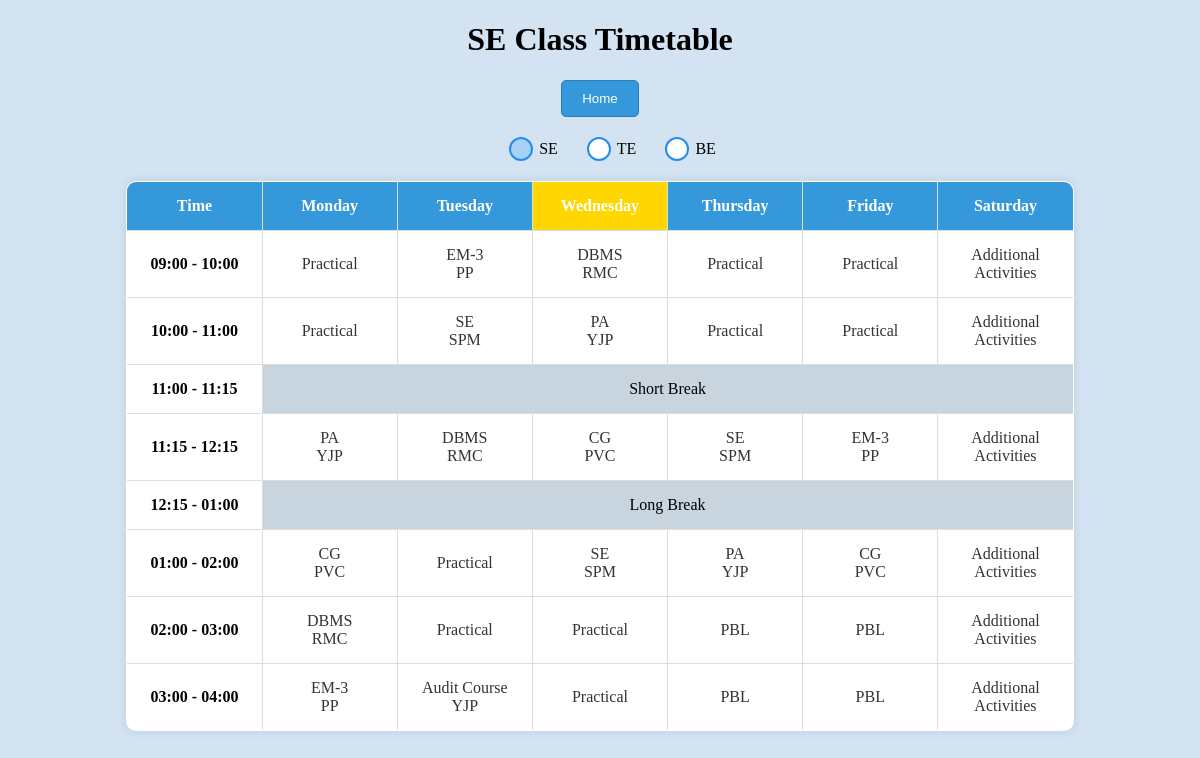
Page /it_se_tt (signed in) on the committed database.
### tables this page shows
CREATE TABLE "IT_SE_TT" (
    id INTEGER PRIMARY KEY,
    day TEXT NOT NULL,
    time_slot TEXT NOT NULL,
    subject TEXT,
    instructor TEXT,
    room TEXT,
    UNIQUE (day, time_slot)
);

### app.py (the view)
@app.route('/it_se_tt')
def it_se_tt():
    if 'admin_username' not in session:
        return redirect(url_for('admin_login'))
    timetable_data = query_db('SELECT * FROM IT_SE_TT ORDER BY day, time_slot')
    return render_template('it_se_tt.html',timetable_data = timetable_data)

### app.py (called while the page is built)
def get_db():
    db = getattr(g, '_database', None)
    if db is None:
        db = g._database = sqlite3.connect(app.config['DATABASE'])
        db.row_factory = sqlite3.Row
    return db

def query_db(query, args=(), one=False):
    cur = get_db().execute(query, args)
    result = cur.fetchall()
    cur.close()
    column_names = [column[0] for column in cur.description]
    if not result:
        return None
    if one:
        return dict(zip(column_names, result[0]))
    return [dict(zip(column_names, row)) for row in result]

### templates/it_se_tt.html (shortened to what this page needs)
<!DOCTYPE html>
<html lang="en">
<head>
</head>
<body>
  <h1>SE Class Timetable</h1>
  <button class="home-button" onclick="redirectToAdminOptions()">Home</button>
  <div class="toggles">
    <label for="seRadio">SE</label>
    <label for="teRadio">TE</label>
    <label for="beRadio">BE</label>
  </div>
  <table border="1" class = "timetable-table">
    <tr>
      <th>Time</th>
      <th>Monday</th>
      <th>Tuesday</th>
      <th>Wednesday</th>
      <th>Thursday</th>
      <th>Friday</th>
      <th>Saturday</th>
    </tr>
    {% for time_slot in ['09:00 - 10:00', '10:00 - 11:00', '11:00 - 11:15', '11:15 - 12:15', '12:15 - 01:00', '01:00 - 02:00', '02:00 - 03:00','03:00 - 04:00'] %}
    <tr>
      <td>{{ time_slot }}</td>
      {% for day in ['Monday', 'Tuesday', 'Wednesday', 'Thursday', 'Friday', 'Saturday'] %}
      {% if time_slot == '11:00 - 11:15' or time_slot == '12:15 - 01:00' %}
      {% if day == 'Monday' %}
      <td colspan="6" style="background-color: rgb(200, 212, 222); text-align: center;">
        {% if time_slot == '11:00 - 11:15' %}
        Short Break
        {% elif time_slot == '12:15 - 01:00' %}
        Long Break
        {% endif %}
      </td>
      {% endif %}
      {% else %}
      <td>
        {% for entry in timetable_data %}
          {% if entry.day == day and entry.time_slot == time_slot %}
            {% if entry.instructor is not none %}
              <a onclick='confirmNavigation("{{ entry.subject }}", "{{ entry.time_slot }}", "{{ entry.instructor }}")'>
                {{ entry.subject }} <br>
                {{ entry.instructor }} <br>
              </a>
            {% else %}
              <a onclick='confirmNavigation("{{ entry.subject }}", "{{ entry.time_slot }}")'>
                {{ entry.subject }} <br>
              </a>
            {% endif %}
          {% endif %}
        {% endfor %}
      </td>
      {% endif %}
      {% endfor %}
    </tr>
    {% endfor %}
  </table>
</body>
</html>

### templates/it_se_tt.html (style rules this page uses)
h1 { text-align: center; }
body { background-color: #D3E3F1; }
table { border-collapse: collapse; width: 50%; margin: auto; background-color: #fff; }
th, td { text-align: center; padding: 8px 0px 8px 0px; border: 1px solid black; }
td { transition: background-color 0.3s ease-in-out; width: 80px; }
tr>td:nth-child(1) { font-weight: bold; }
a { text-decoration: none; color: inherit; cursor: pointer; display: block; }
input[type="radio"]+label { position: relative; padding-left: 30px; cursor: pointer; display: inline-block; line-height: 24px; font-size: 16px; }
input[type="radio"]+label:before { content: ""; position: absolute; left: 0; top: 50%; transform: translateY(-50%); width: 20px; height: 20px; border: 2px solid rgb(37, 141, 233); background-color: #fff; border-radius: 50%; transition: background-color 0.3s ease-in-out; }
input[type="radio"]:checked+label:before { background-color: rgb(167, 209, 246); }
.toggles { margin: 20px; text-align: center; }
.home-button { display: block; margin: 20px auto; padding: 10px 20px; text-align: center; text-decoration: none; color: #fff; background-color: #3498db; border: 1px solid #2980b9; border-radius: 5px; cursor: pointer; transition: background-color 0.3s ease-in-out; }
table { border-collapse: collapse; width: 80%; margin: auto; background-color: #fff; margin-top: 20px; border-radius: 10px; overflow: hidden; box-shadow: 0 0 10px rgba(0, 0, 0, 0.1); }
th, td { text-align: center; padding: 15px 10px; border: 1px solid #ddd; }
th { background-color: #3498db; color: #fff; }
td { transition: background-color 0.3s ease-in-out; }
td a { color: #333; text-decoration: none; display: block; }
th.current-day { background-color: #FFD700; }

### rows in the picture
IT_SE_TT: subject "Practical"
IT_SE_TT: subject "EM-3", instructor "PP"
IT_SE_TT: subject "DBMS", instructor "RMC"
IT_SE_TT: subject "Practical"
IT_SE_TT: subject "Practical"
IT_SE_TT: subject "Additional Activities"
IT_SE_TT: subject "Practical"
IT_SE_TT: subject "SE", instructor "SPM"
IT_SE_TT: subject "PA", instructor "YJP"
IT_SE_TT: subject "Practical"
IT_SE_TT: subject "Practical"
IT_SE_TT: subject "Additional Activities"
IT_SE_TT: subject "PA", instructor "YJP"
IT_SE_TT: subject "DBMS", instructor "RMC"
IT_SE_TT: subject "CG", instructor "PVC"
IT_SE_TT: subject "SE", instructor "SPM"
IT_SE_TT: subject "EM-3", instructor "PP"
IT_SE_TT: subject "Additional Activities"
IT_SE_TT: subject "CG", instructor "PVC"
IT_SE_TT: subject "Practical"
IT_SE_TT: subject "SE", instructor "SPM"
IT_SE_TT: subject "PA", instructor "YJP"
IT_SE_TT: subject "CG", instructor "PVC"
IT_SE_TT: subject "Additional Activities"
IT_SE_TT: subject "DBMS", instructor "RMC"
IT_SE_TT: subject "Practical"
IT_SE_TT: subject "Practical"
IT_SE_TT: subject "PBL"
IT_SE_TT: subject "PBL"
IT_SE_TT: subject "Additional Activities"
IT_SE_TT: subject "EM-3", instructor "PP"
IT_SE_TT: subject "Audit Course", instructor "YJP"
IT_SE_TT: subject "Practical"
IT_SE_TT: subject "PBL"
IT_SE_TT: subject "PBL"
IT_SE_TT: subject "Additional Activities"

### other values in the picture
{{ time_slot }} "09:00 - 10:00" "10:00 - 11:00" "11:00 - 11:15" "11:15 - 12:15" "12:15 - 01:00" "01:00 - 02:00" "02:00 - 03:00" "03:00 - 04:00"
